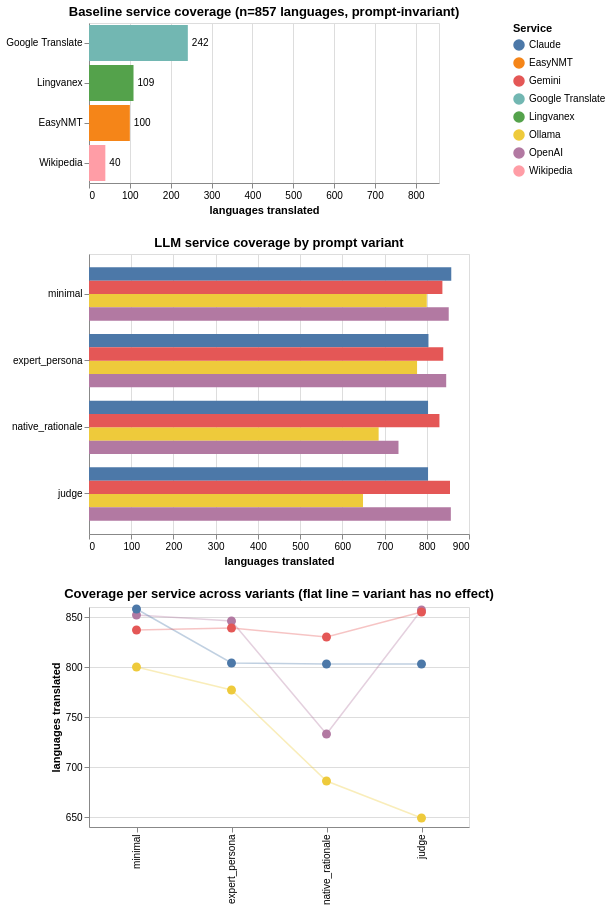

The notebook cell saved with this chart:
### Markdown cell above
## 1.2 Coverage by Service

How many of the 269 languages have a translation from each service?

### Code cell
BASELINE_SERVICES = {
    "Wikipedia": "wikipedia_translated_term",
    "Google Translate": "gt_translated_term",
    "EasyNMT": "enmt_translated_term",
    "Lingvanex": "lingvanex_translated_term",
}
LLM_SERVICES = {
    "Ollama": "ollama_translated_term",
    "OpenAI": "openai_translated_term",
    "Claude": "claude_translated_term",
    "Gemini": "gemini_translated_term",
}

term = TARGET_TERMS[0]
df = all_dfs[term]

ref = df[df["prompt_variant"] == VARIANTS[0]]
total = ref["language_code"].nunique()

baseline_rows = []
for service, col in BASELINE_SERVICES.items():
    n = ref[col].notna().sum() if col in ref.columns else 0
    baseline_rows.append({"service": service, "n": int(n), "total": total})
baseline_cov = pd.DataFrame(baseline_rows)

llm_rows = []
for variant in VARIANTS:
    vdf = df[df["prompt_variant"] == variant]
    v_total = vdf["language_code"].nunique()
    for service, col in LLM_SERVICES.items():
        n = vdf[col].notna().sum() if col in vdf.columns else 0
        llm_rows.append({"service": service, "variant": variant, "n": int(n), "total": v_total})
llm_cov = pd.DataFrame(llm_rows)

# Single named selection — added once to the composed chart, not to sub-charts
selection = alt.selection_point(name="service_sel", fields=["service"], bind="legend")
color_scale = alt.Color("service:N", scale=alt.Scale(scheme="tableau10"), title="Service")
fade = alt.condition(selection, alt.value(1), alt.value(0.2))

# Chart 1: baseline coverage
baseline_bars = alt.Chart(baseline_cov).mark_bar().encode(
    y=alt.Y("service:N", sort="-x", title=None),
    x=alt.X("n:Q", scale=alt.Scale(domain=[0, total]), title="languages translated"),
    color=color_scale,
    opacity=fade,
    tooltip=["service:N", alt.Tooltip("n:Q", title="languages"), alt.Tooltip("total:Q", title="total")],
).properties(width=350, height=160, title=f"Baseline service coverage (n={total} languages, prompt-invariant)")

baseline_text = baseline_bars.mark_text(align="left", dx=4, fontSize=10).encode(
    text="n:Q", color=alt.value("black"), opacity=alt.value(1),
)

# Chart 2: LLM coverage by variant
llm_bars = alt.Chart(llm_cov).mark_bar().encode(
    y=alt.Y("variant:N", sort=VARIANTS, title=None),
    x=alt.X("n:Q", title="languages translated"),
    yOffset="service:N",
    color=color_scale,
    opacity=fade,
    tooltip=["service:N", "variant:N", alt.Tooltip("n:Q", title="languages"), alt.Tooltip("total:Q", title="total")],
).properties(width=380, height=280, title="LLM service coverage by prompt variant")

# Chart 3: connected scatter — service lines across variants
scatter_line = alt.Chart(llm_cov).mark_line(opacity=0.35, strokeWidth=1.5).encode(
    x=alt.X("variant:N", sort=VARIANTS, title=None),
    y=alt.Y("n:Q", title="languages translated", scale=alt.Scale(zero=False)),
    color=color_scale,
    detail="service:N",
)
scatter_pts = alt.Chart(llm_cov).mark_point(filled=True, size=80).encode(
    x=alt.X("variant:N", sort=VARIANTS, title=None),
    y=alt.Y("n:Q", title="languages translated", scale=alt.Scale(zero=False)),
    color=color_scale,
    opacity=fade,
    tooltip=["service:N", "variant:N", alt.Tooltip("n:Q", title="languages")],
)
scatter = (scatter_line + scatter_pts).properties(
    width=380, height=220,
    title="Coverage per service across variants (flat line = variant has no effect)",
)

# Add the selection parameter once to the composed chart
((baseline_bars + baseline_text) & llm_bars & scatter).add_params(selection)

### Figure 1 — Vega specification as saved in the notebook (floating-point values rounded to 4 significant figures)
{"$schema": "https://vega.github.io/schema/vega/v6.json", "data": [{"name": "service_sel_store"}, {"name": "source_0"}, {"name": "data_1", "values": [{"n": 40, "n_end": 40.0, "n_start": 0.0, "service": "Wikipedia", "total": 857}, {"n": 242, "n_end": 242.0, "n_start": 0.0, "service": "Google Translate", "total": 857}, {"n": 100, "n_end": 100.0, "n_start": 0.0, "service": "EasyNMT", "total": 857}, {"n": 109, "n_end": 109.0, "n_start": 0.0, "service": "Lingvanex", "total": 857}]}, {"name": "data_2", "values": [{"n": 40, "service": "Wikipedia", "total": 857}, {"n": 242, "service": "Google Translate", "total": 857}, {"n": 100, "service": "EasyNMT", "total": 857}, {"n": 109, "service": "Lingvanex", "total": 857}]}, {"name": "source_1"}, {"name": "data_3", "values": [{"n": 800, "n_end": 800.0, "n_start": 0.0, "service": "Ollama", "total": 857, "variant": "minimal"}, {"n": 852, "n_end": 852.0, "n_start": 0.0, "service": "OpenAI", "total": 857, "variant": "minimal"}, {"n": 858, "n_end": 858.0, "n_start": 0.0, "service": "Claude", "total": 857, "variant": "minimal"}, {"n": 837, "n_end": 837.0, "n_start": 0.0, "service": "Gemini", "total": 857, "variant": "minimal"}, {"n": 777, "n_end": 777.0, "n_start": 0.0, "service": "Ollama", "total": 857, "variant": "expert_persona"}, {"n": 846, "n_end": 846.0, "n_start": 0.0, "service": "OpenAI", "total": 857, "variant": "expert_persona"}, {"n": 804, "n_end": 804.0, "n_start": 0.0, "service": "Claude", "total": 857, "variant": "expert_persona"}, {"n": 839, "n_end": 839.0, "n_start": 0.0, "service": "Gemini", "total": 857, "variant": "expert_persona"}, {"n": 686, "n_end": 686.0, "n_start": 0.0, "service": "Ollama", "total": 857, "variant": "native_rationale"}, {"n": 733, "n_end": 733.0, "n_start": 0.0, "service": "OpenAI", "total": 857, "variant": "native_rationale"}, {"n": 803, "n_end": 803.0, "n_start": 0.0, "service": "Claude", "total": 857, "variant": "native_rationale"}, {"n": 830, "n_end": 830.0, "n_start": 0.0, "service": "Gemini", "total": 857, "variant": "native_rationale"}, {"n": 649, "n_end": 649.0, "n_start": 0.0, "service": "Ollama", "total": 857, "variant": "judge"}, {"n": 857, "n_end": 857.0, "n_start": 0.0, "service": "OpenAI", "total": 857, "variant": "judge"}, {"n": 803, "n_end": 803.0, "n_start": 0.0, "service": "Claude", "total": 857, "variant": "judge"}, {"n": 855, "n_end": 855.0, "n_start": 0.0, "service": "Gemini", "total": 857, "variant": "judge"}]}, {"name": "source_2", "values": [{"service": "Ollama", "variant": "minimal", "n": 800, "total": 857, "x_variant_sort_index": 0.0}, {"service": "OpenAI", "variant": "minimal", "n": 852, "total": 857, "x_variant_sort_index": 0.0}, {"service": "Claude", "variant": "minimal", "n": 858, "total": 857, "x_variant_sort_index": 0.0}, {"service": "Gemini", "variant": "minimal", "n": 837, "total": 857, "x_variant_sort_index": 0.0}, {"service": "Ollama", "variant": "expert_persona", "n": 777, "total": 857, "x_variant_sort_index": 1.0}, {"service": "OpenAI", "variant": "expert_persona", "n": 846, "total": 857, "x_variant_sort_index": 1.0}, {"service": "Claude", "variant": "expert_persona", "n": 804, "total": 857, "x_variant_sort_index": 1.0}, {"service": "Gemini", "variant": "expert_persona", "n": 839, "total": 857, "x_variant_sort_index": 1.0}, {"service": "Ollama", "variant": "native_rationale", "n": 686, "total": 857, "x_variant_sort_index": 2.0}, {"service": "OpenAI", "variant": "native_rationale", "n": 733, "total": 857, "x_variant_sort_index": 2.0}, {"service": "Claude", "variant": "native_rationale", "n": 803, "total": 857, "x_variant_sort_index": 2.0}, {"service": "Gemini", "variant": "native_rationale", "n": 830, "total": 857, "x_variant_sort_index": 2.0}, {"service": "Ollama", "variant": "judge", "n": 649, "total": 857, "x_variant_sort_index": 3.0}, {"service": "OpenAI", "variant": "judge", "n": 857, "total": 857, "x_variant_sort_index": 3.0}, {"service": "Claude", "variant": "judge", "n": 803, "total": 857, "x_variant_sort_index": 3.0}, {"service": "Gemini", "variant": "judge", "n": 855, "total": 857, "x_variant_sort_index": 3.0}]}, {"name": "data_4", "values": [{"n": 800, "service": "Ollama", "variant": "minimal"}, {"n": 852, "service": "OpenAI", "variant": "minimal"}, {"n": 858, "service": "Claude", "variant": "minimal"}, {"n": 837, "service": "Gemini", "variant": "minimal"}, {"n": 777, "service": "Ollama", "variant": "expert_persona"}, {"n": 846, "service": "OpenAI", "variant": "expert_persona"}, {"n": 804, "service": "Claude", "variant": "expert_persona"}, {"n": 839, "service": "Gemini", "variant": "expert_persona"}, {"n": 686, "service": "Ollama", "variant": "native_rationale"}, {"n": 733, "service": "OpenAI", "variant": "native_rationale"}, {"n": 803, "service": "Claude", "variant": "native_rationale"}, {"n": 830, "service": "Gemini", "variant": "native_rationale"}, {"n": 649, "service": "Ollama", "variant": "judge"}, {"n": 857, "service": "OpenAI", "variant": "judge"}, {"n": 803, "service": "Claude", "variant": "judge"}, {"n": 855, "service": "Gemini", "variant": "judge"}]}, {"name": "data_1_color_domain_service_0", "values": [{"service": "Wikipedia"}, {"service": "Google Translate"}, {"service": "EasyNMT"}, {"service": "Lingvanex"}]}, {"name": "data_3_color_domain_service_1", "values": [{"service": "Ollama"}, {"service": "OpenAI"}, {"service": "Claude"}, {"service": "Gemini"}]}, {"name": "source_2_color_domain_service_2", "values": [{"service": "Ollama"}, {"service": "OpenAI"}, {"service": "Claude"}, {"service": "Gemini"}]}, {"name": "data_4_color_domain_service_3", "values": [{"service": "Ollama"}, {"service": "OpenAI"}, {"service": "Claude"}, {"service": "Gemini"}]}, {"name": "data_3_yOffset_domain_service", "values": [{"service": "Ollama"}, {"service": "OpenAI"}, {"service": "Claude"}, {"service": "Gemini"}]}, {"name": "source_0_concat_0_y_domain_service", "values": [{"service": "Wikipedia", "sort_field": 40}, {"service": "Google Translate", "sort_field": 242}, {"service": "EasyNMT", "sort_field": 100}, {"service": "Lingvanex", "sort_field": 109}]}, {"name": "source_1_view_70f36b28f67d10d6_1_y_domain_variant", "values": [{"sort_field": 0.0, "variant": "minimal"}, {"sort_field": 1.0, "variant": "expert_persona"}, {"sort_field": 2.0, "variant": "native_rationale"}, {"sort_field": 3.0, "variant": "judge"}]}, {"name": "source_2_concat_2_x_domain_variant", "values": [{"sort_field": 0.0, "variant": "minimal"}, {"sort_field": 1.0, "variant": "expert_persona"}, {"sort_field": 2.0, "variant": "native_rationale"}, {"sort_field": 3.0, "variant": "judge"}]}], "signals": [{"name": "concat_0_width", "value": 350}, {"name": "concat_0_height", "value": 160}, {"name": "view_70f36b28f67d10d6_1_width", "value": 380}, {"name": "view_70f36b28f67d10d6_1_height", "value": 280}, {"name": "concat_2_width", "value": 380}, {"name": "concat_2_height", "value": 220}, {"name": "unit", "value": {}, "on": [{"events": "pointermove", "update": "isTuple(group()) ? group() : unit"}]}, {"name": "service_sel_service_legend", "value": null, "on": [{"events": [{"source": "view", "markname": "service_legend_symbols", "type": "click"}, {"source": "view", "markname": "service_legend_labels", "type": "click"}, {"source": "view", "markname": "service_legend_entries", "type": "click"}], "update": "isDefined(datum.value) ? datum.value : item().items[0].items[0].datum.value", "force": true}, {"events": [{"source": "view", "type": "click"}], "update": "!event.item || !datum ? null : service_sel_service_legend", "force": true}]}, {"name": "service_sel", "update": "vlSelectionResolve(\"service_sel_store\", \"union\", true, true)"}], "marks": [{"type": "group", "name": "concat_0_group", "encode": {"update": {"width": {"signal": "concat_0_width"}, "height": {"signal": "concat_0_height"}}}, "marks": [{"type": "rect", "name": "view_25988171bb427497_0_marks", "from": {"data": "data_1"}, "encode": {"update": {"tooltip": {"signal": "{\"service\": isValid(datum[\"service\"]) ? datum[\"service\"] : \"\"+datum[\"service\"], \"languages\": format(datum[\"n\"], \"\"), \"total\": format(datum[\"total\"], \"\")}"}, "y": {"field": "service", "scale": "concat_0_y"}, "fill": {"field": "service", "scale": "color"}, "height": {"signal": "max(0.25, bandwidth('concat_0_y'))"}, "x": {"field": "n_end", "scale": "concat_0_x"}, "x2": {"field": "n_start", "scale": "concat_0_x"}, "opacity": [{"value": 1, "test": "!length(data(\"service_sel_store\")) || vlSelectionTest(\"service_sel_store\", datum)"}, {"value": 0.2}]}}, "style": ["bar"], "interactive": true}, {"type": "text", "name": "concat_0_layer_1_marks", "from": {"data": "data_2"}, "encode": {"update": {"text": {"signal": "format(datum[\"n\"], \"\")"}, "fill": {"value": "black"}, "y": {"field": "service", "scale": "concat_0_y", "band": 0.5}, "x": {"field": "n", "scale": "concat_0_x"}, "baseline": {"value": "middle"}, "opacity": {"value": 1}, "dx": {"value": 4}, "fontSize": {"value": 10}, "align": {"value": "left"}, "tooltip": {"signal": "{\"service\": isValid(datum[\"service\"]) ? datum[\"service\"] : \"\"+datum[\"service\"], \"languages\": format(datum[\"n\"], \"\"), \"total\": format(datum[\"total\"], \"\")}"}}}, "style": ["text"], "interactive": true}], "axes": [{"scale": "concat_0_x", "grid": true, "gridScale": "concat_0_y", "maxExtent": 0, "labels": false, "ticks": false, "tickCount": {"signal": "ceil(concat_0_width/40)"}, "orient": "bottom", "minExtent": 0, "zindex": 0, "domain": false, "aria": false}, {"scale": "concat_0_x", "tickCount": {"signal": "ceil(concat_0_width/40)"}, "zindex": 0, "orient": "bottom", "grid": false, "title": "languages translated", "labelFlush": true, "labelOverlap": true}, {"scale": "concat_0_y", "zindex": 0, "orient": "left", "grid": false}], "title": {"text": "Baseline service coverage (n=857 languages, prompt-invariant)", "frame": "group"}, "style": "cell"}, {"type": "group", "name": "view_70f36b28f67d10d6_1_group", "encode": {"update": {"width": {"signal": "view_70f36b28f67d10d6_1_width"}, "height": {"signal": "view_70f36b28f67d10d6_1_height"}}}, "signals": [{"name": "service_sel_tuple", "update": "service_sel_service_legend !== null ? {fields: service_sel_tuple_fields, values: [service_sel_service_legend]} : null"}, {"name": "service_sel_tuple_fields", "value": [{"type": "E", "field": "service"}]}, {"name": "service_sel_toggle", "value": false, "on": [{"events": {"merge": [{"source": "view", "type": "click"}]}, "update": "event.shiftKey"}]}, {"name": "service_sel_modify", "on": [{"events": {"signal": "service_sel_tuple"}, "update": "modify(\"service_sel_store\", service_sel_toggle ? null : service_sel_tuple, service_sel_toggle ? null : true, service_sel_toggle ? service_sel_tuple : null)"}]}], "marks": [{"type": "rect", "name": "view_70f36b28f67d10d6_1_marks", "from": {"data": "data_3"}, "encode": {"update": {"fill": {"field": "service", "scale": "color"}, "opacity": [{"value": 1, "test": "!length(data(\"service_sel_store\")) || vlSelectionTest(\"service_sel_store\", datum)"}, {"value": 0.2}], "x2": {"field": "n_start", "scale": "view_70f36b28f67d10d6_1_x"}, "x": {"field": "n_end", "scale": "view_70f36b28f67d10d6_1_x"}, "y": {"field": "variant", "scale": "view_70f36b28f67d10d6_1_y", "offset": {"field": "service", "scale": "yOffset"}}, "height": {"signal": "max(0.25, bandwidth('yOffset'))"}, "tooltip": {"signal": "{\"service\": isValid(datum[\"service\"]) ? datum[\"service\"] : \"\"+datum[\"service\"], \"variant\": isValid(datum[\"variant\"]) ? datum[\"variant\"] : \"\"+datum[\"variant\"], \"languages\": format(datum[\"n\"], \"\"), \"total\": format(datum[\"total\"], \"\")}"}}}, "style": ["bar"], "interactive": true}], "axes": [{"scale": "view_70f36b28f67d10d6_1_x", "ticks": false, "zindex": 0, "maxExtent": 0, "tickCount": {"signal": "ceil(view_70f36b28f67d10d6_1_width/40)"}, "grid": true, "minExtent": 0, "orient": "bottom", "domain": false, "aria": false, "labels": false, "gridScale": "view_70f36b28f67d10d6_1_y"}, {"scale": "view_70f36b28f67d10d6_1_x", "labelOverlap": true, "orient": "bottom", "zindex": 0, "title": "languages translated", "grid": false, "tickCount": {"signal": "ceil(view_70f36b28f67d10d6_1_width/40)"}, "labelFlush": true}, {"scale": "view_70f36b28f67d10d6_1_y", "orient": "left", "grid": false, "zindex": 0}], "title": {"text": "LLM service coverage by prompt variant", "frame": "group"}, "style": "cell"}, {"type": "group", "name": "concat_2_group", "encode": {"update": {"width": {"signal": "concat_2_width"}, "height": {"signal": "concat_2_height"}}}, "signals": [{"name": "service_sel_tuple", "update": "service_sel_service_legend !== null ? {fields: service_sel_tuple_fields, values: [service_sel_service_legend]} : null"}, {"name": "service_sel_tuple_fields", "value": [{"type": "E", "field": "service"}]}, {"name": "service_sel_toggle", "value": false, "on": [{"events": {"merge": [{"source": "view", "type": "click"}]}, "update": "event.shiftKey"}]}, {"name": "service_sel_modify", "on": [{"events": {"signal": "service_sel_tuple"}, "update": "modify(\"service_sel_store\", service_sel_toggle ? null : service_sel_tuple, service_sel_toggle ? null : true, service_sel_toggle ? service_sel_tuple : null)"}]}], "marks": [{"type": "group", "name": "view_f6e117876a0c70ad_0_pathgroup", "from": {"facet": {"data": "source_2", "name": "faceted_path_view_f6e117876a0c70ad_0_main", "groupby": ["service", "service"]}}, "encode": {"update": {"height": {"field": {"signal": null, "datum": null, "group": "height", "parent": null}}, "width": {"field": {"signal": null, "datum": null, "group": "width", "parent": null}}}}, "marks": [{"type": "line", "name": "view_f6e117876a0c70ad_0_marks", "from": {"data": "faceted_path_view_f6e117876a0c70ad_0_main"}, "sort": {"field": "x"}, "encode": {"update": {"stroke": {"field": "service", "scale": "color"}, "strokeWidth": {"value": 1.5}, "x": {"field": "variant", "scale": "concat_2_x"}, "y": {"field": "n", "scale": "concat_2_y"}, "opacity": {"value": 0.35}, "defined": {"signal": "isValid(datum[\"n\"]) && isFinite(+datum[\"n\"])"}}}, "style": ["line"], "interactive": true}]}, {"type": "symbol", "name": "concat_2_layer_1_marks", "from": {"data": "data_4"}, "encode": {"update": {"size": {"value": 80}, "opacity": [{"value": 1, "test": "!length(data(\"service_sel_store\")) || vlSelectionTest(\"service_sel_store\", datum)"}, {"value": 0.2}], "tooltip": {"signal": "{\"service\": isValid(datum[\"service\"]) ? datum[\"service\"] : \"\"+datum[\"service\"], \"variant\": isValid(datum[\"variant\"]) ? datum[\"variant\"] : \"\"+datum[\"variant\"], \"languages\": format(datum[\"n\"], \"\")}"}, "fill": {"field": "service", "scale": "color"}, "y": {"field": "n", "scale": "concat_2_y"}, "x": {"field": "variant", "scale": "concat_2_x"}}}, "interactive": true, "style": ["point"]}], "axes": [{"scale": "concat_2_y", "maxExtent": 0, "ticks": false, "zindex": 0, "minExtent": 0, "orient": "left", "tickCount": {"signal": "ceil(concat_2_height/40)"}, "domain": false, "grid": true, "gridScale": "concat_2_x", "labels": false, "aria": false}, {"scale": "concat_2_x", "orient": "bottom", "labelBaseline": "middle", "grid": false, "labelAngle": 270, "zindex": 0, "labelAlign": "right"}, {"scale": "concat_2_y", "labelOverlap": true, "tickCount": {"signal": "ceil(concat_2_height/40)"}, "title": "languages translated", "zindex": 0, "orient": "left", "grid": false}], "title": {"text": "Coverage per service across variants (flat line = variant has no effect)", "frame": "group"}, "style": "cell"}], "scales": [{"name": "color", "type": "ordinal", "domain": {"fields": [{"data": "data_1_color_domain_service_0", "field": "service"}, {"data": "data_3_color_domain_service_1", "field": "service"}, {"data": "source_2_color_domain_service_2", "field": "service"}, {"data": "data_4_color_domain_service_3", "field": "service"}], "sort": true}, "range": {"scheme": "tableau10"}}, {"name": "yOffset", "type": "band", "domain": {"data": "data_3_yOffset_domain_service", "field": "service", "sort": true}, "range": [0, {"signal": "bandwidth('view_70f36b28f67d10d6_1_y')"}]}, {"name": "concat_0_x", "type": "linear", "domain": [0, 857], "range": [0, {"signal": "concat_0_width"}], "zero": true}, {"name": "concat_0_y", "type": "band", "domain": {"data": "source_0_concat_0_y_domain_service", "field": "service", "sort": {"op": "max", "field": "sort_field", "order": "descending"}}, "range": [0, {"signal": "concat_0_height"}], "paddingOuter": 0.05, "paddingInner": 0.1}, {"name": "view_70f36b28f67d10d6_1_x", "type": "linear", "domain": {"data": "data_3", "fields": ["n_start", "n_end"]}, "range": [0, {"signal": "view_70f36b28f67d10d6_1_width"}], "nice": true, "zero": true}, {"name": "view_70f36b28f67d10d6_1_y", "type": "band", "domain": {"data": "source_1_view_70f36b28f67d10d6_1_y_domain_variant", "field": "variant", "sort": {"op": "max", "field": "sort_field"}}, "range": [0, {"signal": "view_70f36b28f67d10d6_1_height"}], "paddingOuter": 0.2, "paddingInner": 0.2}, {"name": "concat_2_x", "type": "point", "domain": {"data": "source_2_concat_2_x_domain_variant", "field": "variant", "sort": {"op": "max", "field": "sort_field"}}, "range": [0, {"signal": "concat_2_width"}], "padding": 0.5}, {"name": "concat_2_y", "type": "linear", "domain": {"fields": [{"data": "source_2", "field": "n"}, {"data": "data_4", "field": "n"}]}, "range": [{"signal": "concat_2_height"}, 0], "zero": false, "nice": true}], "padding": 5, "background": "white", "layout": {"padding": 20, "columns": 1, "bounds": "full", "align": "each"}, "legends": [{"title": "Service", "fill": "color", "symbolType": "circle", "encode": {"symbols": {"update": {"opacity": {"value": 1}}}}, "stroke": "color"}]}
